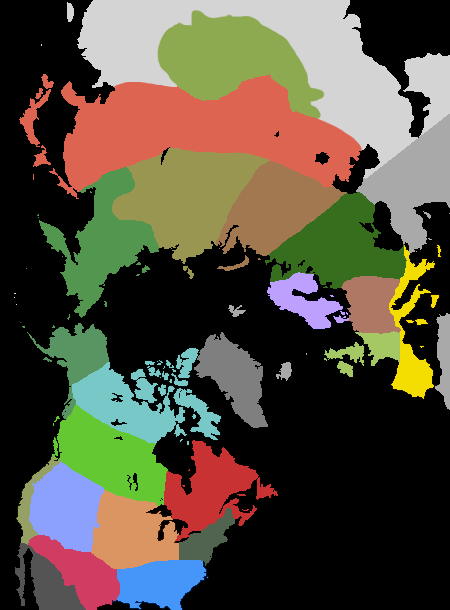
#> input picture NOAA_SnowCover/SubRegion_mask_filled.png, 450 x 610 px, found by its file name
$ python Tool_Mask_creater.py
#> lines starting #> are read from the running program, lines starting #| are printed output that depends on the picture
import numpy as np
import matplotlib.pyplot as plt
import os

# [256 lines left out: functions Landmask, latlon_mask_resize, pixel_area, pixel_area_crop, region_creater, Coastmarker and 1 more, not called in this run]

def regionmask():
	import cv2
	filename = 'SubRegion_mask_filled.png'#+name
	img = cv2.imread(filename)
#> img is the input picture: shape (610, 450, 3); mean B, G, R 63.5, 79.7, 86.1
	RegionMap = cv2.cvtColor(img,cv2.COLOR_RGB2BGR)
#	RegionMap = np.rot90(RegionMap,k=2)
	RegionMap = RegionMap[:,:,0]
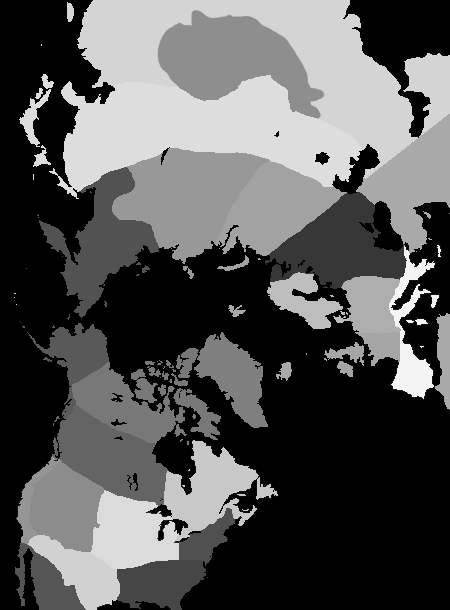
#> RegionMap: shape (610, 450); min 0, max 244, mean 86.1
	RegionMap = RegionMap.reshape(274500)

	filename7 = 'Masks/Landmask.msk'
#> (the run stopped early here; a loop or call above may not have finished)
